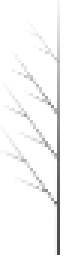
#> input picture IniciandoNovamente/logoIDVL.png, 22 x 86 px, found by its file name (shown 3 times larger)
$ python conversaoImages.py
#> lines starting #> are read from the running program, lines starting #| are printed output that depends on the picture; after the words box and inside, x2 and y2 are one past the last pixel; in counts of white or black regions, pixels touching at a corner belong together
import cv2
import numpy as np

image = cv2.imread("C:/Users/jccol/OneDrive/estudos/python/IniciandoNovamente/logoIDVL.png")
#> image is the input picture: shape (86, 22, 3); min 74, max 255, mean 246.6

image_rgba = cv2.cvtColor(image, cv2.COLOR_BGR2RGBA)

lower_white = np.array([200, 200, 200, 255], dtype=np.uint8)
upper_white = np.array([255, 255, 255, 255], dtype=np.uint8)

# Cria uma máscara para pixels brancos
mask = cv2.inRange(image_rgba, lower_white, upper_white)
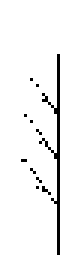
#> mask: shape (86, 22) (shown 3 times larger); 94.6% white; black in thin lines or dots, all inside (x1, y1, x2, y2) = (7, 18, 20, 85)

image_rgba[mask == 255] = [0, 0, 0, 0]
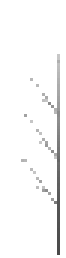
#> image_rgba: shape (86, 22, 4) (shown 3 times larger); mean R, G, B, A 7.6, 7.6, 7.6, 13.7; transparent parts drawn white

cv2.imwrite("image_transparent.png", image_rgba)

print("Imagem com fundo transparente salva como 'image_transparent.png'")
